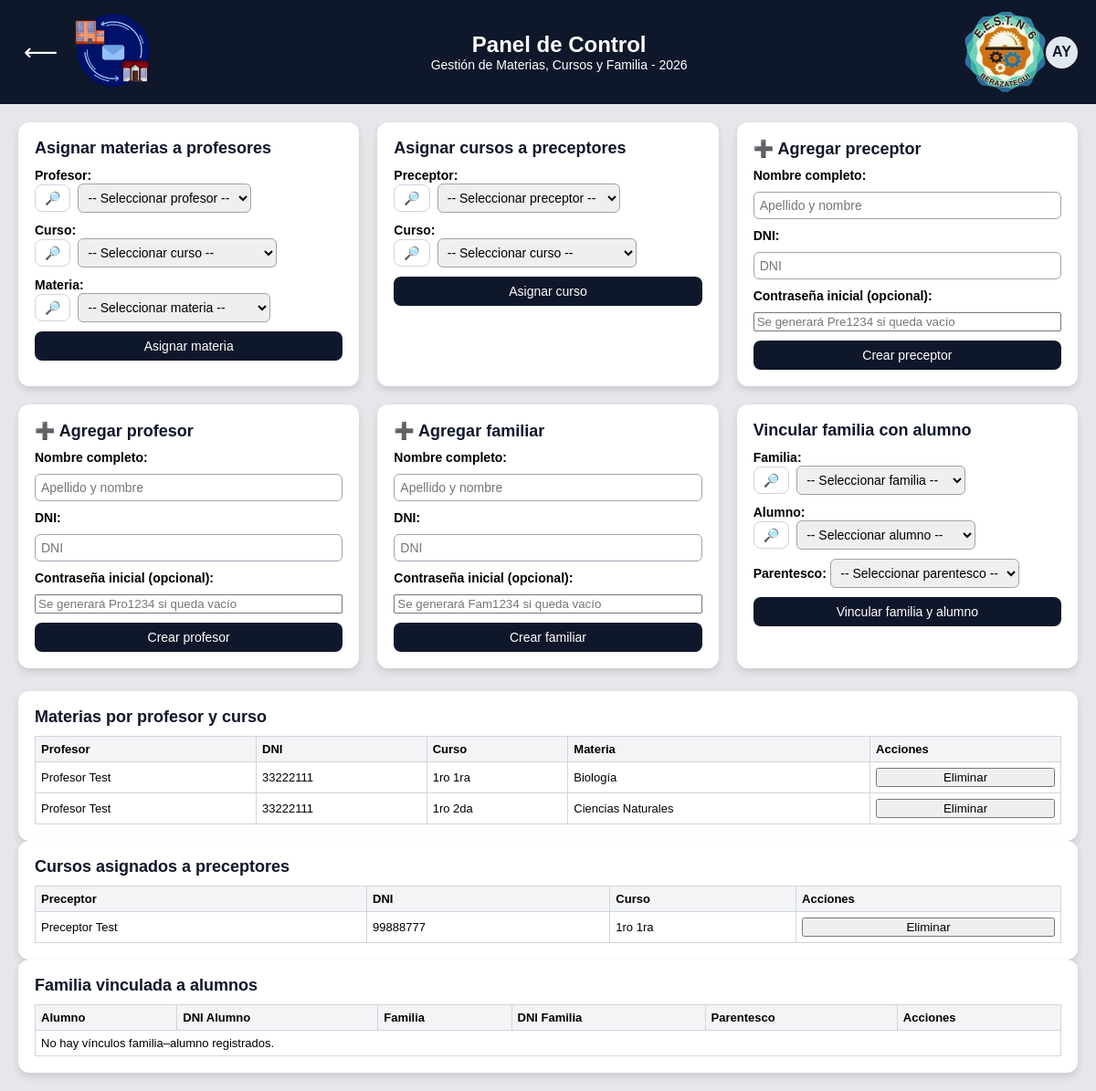
Page /S.G.I-Campus-VerFINAL-7mo7ma/panel_control.php (signed in) on the committed database.
### tables this page shows
CREATE TABLE `docente_materia_curso` (
  `id` int(10) UNSIGNED NOT NULL,
  `maestro_dni` int(10) UNSIGNED NOT NULL,
  `curso_materia_id` int(10) UNSIGNED NOT NULL
);

CREATE TABLE `usuarios` (
  `dni` int(10) UNSIGNED NOT NULL,
  `password` varchar(100) NOT NULL,
  `nombre` varchar(100) NOT NULL,
  `telefono` varchar(30) DEFAULT NULL,
  `rol` enum('root','admin','directivo','jefe_preceptores','jefe_area','jefe_taller','jefe_departamento','preceptor','profesor','familia') NOT NULL DEFAULT 'familia',
  `password_changed` tinyint(1) NOT NULL DEFAULT 1
);

CREATE TABLE `materias` (
  `id` int(10) UNSIGNED NOT NULL,
  `nombre` varchar(120) NOT NULL COMMENT 'ej: matematicas, fisica, etc'
);

CREATE TABLE `preceptor_curso` (
  `id` int(10) UNSIGNED NOT NULL,
  `preceptor_dni` int(10) UNSIGNED NOT NULL,
  `curso_id` int(11) NOT NULL,
  `year_escolar_id` int(11) NOT NULL
);

### S.G.I-Campus-VerFINAL-7mo7ma/auth.php (called while the page is built, shortened)
<?php
function currentRole(): string {
    return strtolower(trim($_SESSION['rol'] ?? ''));
}

### S.G.I-Campus-VerFINAL-7mo7ma/panel_control.php (the view, shortened to what this page needs)
<?php
require_once __DIR__ . '/auth.php';
$rol = currentRole();
$rolesAsignarProfes = CAP_ASIGNAR_DOCENTES;
$puedeAsignarProfes   = in_array($rol, $rolesAsignarProfes, true);
$puedeAsignarPreceptor = in_array($rol, ['directivo','admin','root','jefe_preceptores'], true);
$puedeVincularFamilia  = in_array($rol, CAP_GESTION_ALUMNOS, true);
$conn = new mysqli("localhost", "root", "", "campus");
$conn->set_charset("utf8mb4");
$yearActual = (int)date('Y');
$yearEscolarId = 0;
$stmt = $conn->prepare("SELECT id FROM year_escolar WHERE year = ? LIMIT 1");
$stmt->bind_param("i", $yearActual);
$stmt->execute();
$stmt->bind_result($yearEscolarId);
if (!$yearEscolarId) {
    $res = $conn->query("SELECT id FROM year_escolar ORDER BY year DESC LIMIT 1");
    $row = $res->fetch_assoc();
    $yearEscolarId = $row ? (int)$row['id'] : 1;
}
$listaDocentes = [];
$sql = "SELECT dmc.id,
               u.nombre AS profesor,
               u.dni    AS profesor_dni,
               ma.nombre AS materia,
               c.id AS curso_id,
               CONCAT(cy.year,' ', cd.division,
                      IF(mo.nombre IS NULL,'', CONCAT(' - ', mo.nombre))) AS curso
        FROM docente_materia_curso dmc
        JOIN usuarios u       ON u.dni = dmc.maestro_dni
        JOIN curso_materia cm ON cm.id = dmc.curso_materia_id
        JOIN materias ma      ON ma.id = cm.materia_id
        JOIN curso c          ON c.id = cm.curso_id
        JOIN curso_year cy    ON cy.id = c.curso_year_id
        JOIN curso_division cd ON cd.id = c.curso_division_id
        LEFT JOIN modalidad mo ON mo.id = c.modalidad_id
        WHERE cm.year_escolar_id = $yearEscolarId
        ORDER BY profesor, curso, materia";
$res = $conn->query($sql);
while ($fila = $res->fetch_assoc()) { $listaDocentes[] = $fila; }
$listaPreceptores = [];
$sql = "SELECT pc.id,
               u.nombre AS preceptor,
               u.dni    AS preceptor_dni,
               c.id AS curso_id,
               CONCAT(cy.year,' ', cd.division,
                      IF(mo.nombre IS NULL,'', CONCAT(' - ', mo.nombre))) AS curso
        FROM preceptor_curso pc
        JOIN usuarios u        ON u.dni = pc.preceptor_dni
        JOIN curso c           ON c.id = pc.curso_id
        JOIN curso_year cy     ON cy.id = c.curso_year_id
        JOIN curso_division cd ON cd.id = c.curso_division_id
        LEFT JOIN modalidad mo ON mo.id = c.modalidad_id
        WHERE pc.year_escolar_id = $yearEscolarId
        ORDER BY preceptor, curso";
$res = $conn->query($sql);
while ($fila = $res->fetch_assoc()) { $listaPreceptores[] = $fila; }
$listaFamilia = [];
?>
<!DOCTYPE html>
<html lang="es">
<head>
</head>
<body>
<header>
  <div class="navbar">
    <a href="SGI.php"><button type="button" class="back-btn" aria-label="Volver a inicio">⟵</button></a>
    <a href="SGI.php"><img src="imagenes/newlogo1.png" class="logo2" alt="SGI"></a>
    <div class="title-box">
      <h1>Panel de Control</h1>
      <h2>Gestión de Materias, Cursos y Familia - <?php echo htmlspecialchars($yearActual); ?></h2>
    </div>
    <img src="imagenes/logotecn6.png" class="logo" alt="">
    <div class="account" id="accountBtn">
      <div class="avatar" id="avatarInitials"></div>
    </div>
  </div>
</header>
<main>
  <div class="contenedor">
    <div class="cards">
      <?php if ($puedeAsignarProfes): ?>
      <div class="card">
        <h3>Asignar materias a profesores</h3>
        <form method="POST">
          <div>
            <label>Profesor:</label>
            <div class="search-wrap">
              <button type="button" class="search-btn" data-target="maestro_dni" aria-label="Buscar profesor">🔎</button>
              <select name="maestro_dni" id="maestro_dni" required>
                <option value="">-- Seleccionar profesor --</option>
              </select>
            </div>
          </div>
          <div>
            <label>Curso:</label>
            <div class="search-wrap">
              <button type="button" class="search-btn" data-target="curso_id" aria-label="Buscar curso">🔎</button>
              <select name="curso_id" id="curso_id" required>
                <option value="">-- Seleccionar curso --</option>
              </select>
            </div>
          </div>
          <div>
            <label>Materia:</label>
            <div class="search-wrap">
              <button type="button" class="search-btn" data-target="materia_id" aria-label="Buscar materia">🔎</button>
              <select name="materia_id" id="materia_id" required>
                <option value="">-- Seleccionar materia --</option>
              </select>
            </div>
          </div>
          <button type="submit" class="btn">Asignar materia</button>
        </form>
      </div>
      <?php endif; ?>
      <?php if ($puedeAsignarPreceptor): ?>
      <div class="card">
        <h3>Asignar cursos a preceptores</h3>
        <form method="POST">
          <div>
            <label>Preceptor:</label>
            <div class="search-wrap">
              <button type="button" class="search-btn" data-target="preceptor_dni" aria-label="Buscar preceptor">🔎</button>
              <select name="preceptor_dni" id="preceptor_dni" required>
                <option value="">-- Seleccionar preceptor --</option>
              </select>
            </div>
          </div>
          <div>
            <label>Curso:</label>
            <div class="search-wrap">
              <button type="button" class="search-btn" data-target="curso_id_2" aria-label="Buscar curso">🔎</button>
              <select name="curso_id" id="curso_id_2" required>
                <option value="">-- Seleccionar curso --</option>
              </select>
            </div>
          </div>
          <button type="submit" class="btn">Asignar curso</button>
        </form>
      </div>
      <?php endif; ?>
      <?php if (in_array($rol, ['root','admin','directivo','jefe_preceptores'], true)): ?>
      <div class="card">
        <h3>➕ Agregar preceptor</h3>
        <form method="POST" onsubmit="return agregarUsuarioPanel('preceptor', this);">
          <label>Nombre completo:</label>
          <input type="text" name="nombre" required placeholder="Apellido y nombre">
          <label>DNI:</label>
          <input type="text" name="dni" required inputmode="numeric" placeholder="DNI">
          <label>Contraseña inicial (opcional):</label>
          <input type="password" name="password" placeholder="Se generará Pre1234 si queda vacío">
          <button type="submit" class="btn">Crear preceptor</button>
        </form>
      </div>
      <?php endif; ?>
      <?php if (in_array($rol, ['root','admin','directivo'], true)): ?>
      <div class="card">
        <h3>➕ Agregar profesor</h3>
        <form onsubmit="return agregarUsuarioPanel('profesor', this);">
          <label>Nombre completo:</label>
          <input type="text" name="nombre" required placeholder="Apellido y nombre">
          <label>DNI:</label>
          <input type="text" name="dni" required inputmode="numeric" placeholder="DNI">
          <label>Contraseña inicial (opcional):</label>
          <input type="password" name="password" placeholder="Se generará Pro1234 si queda vacío">
          <button type="submit" class="btn">Crear profesor</button>
        </form>
      </div>
      <?php endif; ?>
      <?php if (in_array($rol, ['root','admin','directivo','preceptor'], true)): ?>
      <div class="card">
        <h3>➕ Agregar familiar</h3>
        <form onsubmit="return agregarUsuarioPanel('familia', this);">
          <label>Nombre completo:</label>
          <input type="text" name="nombre" required placeholder="Apellido y nombre">
          <label>DNI:</label>
          <input type="text" name="dni" required inputmode="numeric" placeholder="DNI">
          <label>Contraseña inicial (opcional):</label>
          <input type="password" name="password" placeholder="Se generará Fam1234 si queda vacío">
          <button type="submit" class="btn">Crear familiar</button>
        </form>
      </div>
      <?php endif; ?>
      <?php if ($puedeVincularFamilia): ?>
      <div class="card">
        <h3>Vincular familia con alumno</h3>
        <form method="POST">
          <div>
            <label>Familia:</label>
            <div class="search-wrap">
              <button type="button" class="search-btn" id="btnBuscarFamilia" aria-label="Buscar familia">🔎</button>
              <select name="familia_dni" id="familia_dni" required>
                <option value="">-- Seleccionar familia --</option>
              </select>
            </div>
          </div>
          <div>
            <label>Alumno:</label>
            <div class="search-wrap">
              <button type="button" class="search-btn" data-target="alumno_dni" aria-label="Buscar alumno">🔎</button>
              <select name="alumno_dni" id="alumno_dni" required>
                <option value="">-- Seleccionar alumno --</option>
              </select>
            </div>
          </div>
          <div>
            <label>Parentesco:</label>
            <select name="parentesco" required>
            <option value="">-- Seleccionar parentesco --</option>
            </select>
          </div>
          <button type="submit" class="btn">Vincular familia y alumno</button>
        </form>
      </div>
      <?php endif; ?>
    </div>
    <?php if ($puedeAsignarProfes): ?>
    <div class="card">
      <h3>Materias por profesor y curso</h3>
      <table>
        <thead>
          <tr>
            <th>Profesor</th>
            <th>DNI</th>
            <th>Curso</th>
            <th>Materia</th>
            <th>Acciones</th>
          </tr>
        </thead>
        <tbody>
        <?php if(!$listaDocentes): ?>
          <tr><td colspan="5">No hay asignaciones registradas.</td></tr>
        <?php else: ?>
          <?php foreach($listaDocentes as $row): ?>
            <tr>
              <td><?php echo htmlspecialchars($row['profesor']); ?></td>
              <td><?php echo $row['profesor_dni']; ?></td>
              <td><?php echo htmlspecialchars($row['curso']); ?></td>
              <td><?php echo htmlspecialchars($row['materia']); ?></td>
              <td class="acciones">
                <?php if (in_array($rol, ['root','admin','directivo'], true)): ?>
<form method="post" onsubmit="return confirm('¿Eliminar esta asignación?');"><button type="submit">Eliminar</button></form>
<?php else: ?>—<?php endif; ?>
              </td>
            </tr>
          <?php endforeach; ?>
        <?php endif; ?>
        </tbody>
      </table>
    </div>
    <?php endif; ?>
    <?php if ($puedeAsignarPreceptor): ?>
    <div class="card">
      <h3>Cursos asignados a preceptores</h3>
      <table>
        <thead>
          <tr>
            <th>Preceptor</th>
            <th>DNI</th>
            <th>Curso</th>
            <th>Acciones</th>
          </tr>
        </thead>
        <tbody>
        <?php if(!$listaPreceptores): ?>
          <tr><td colspan="4">No hay asignaciones registradas.</td></tr>
        <?php else: ?>
          <?php foreach($listaPreceptores as $row): ?>
            <tr>
              <td><?php echo htmlspecialchars($row['preceptor']); ?></td>
              <td><?php echo $row['preceptor_dni']; ?></td>
              <td><?php echo htmlspecialchars($row['curso']); ?></td>
              <td class="acciones">
                <?php if (in_array($rol, ['root','admin','directivo','jefe_preceptores'], true)): ?>
<form method="post" onsubmit="return confirm('¿Eliminar esta asignación?');"><button type="submit">Eliminar</button></form>
<?php else: ?>—<?php endif; ?>
              </td>
            </tr>
          <?php endforeach; ?>
        <?php endif; ?>
        </tbody>
      </table>
    </div>
    <?php endif; ?>
    <?php if ($puedeVincularFamilia): ?>
    <div class="card">
      <h3>Familia vinculada a alumnos</h3>
      <table>
        <thead>
          <tr>
            <th>Alumno</th>
            <th>DNI Alumno</th>
            <th>Familia</th>
            <th>DNI Familia</th>
            <th>Parentesco</th>
            <th>Acciones</th>
          </tr>
        </thead>
        <tbody>
        <?php if(!$listaFamilia): ?>
          <tr><td colspan="6">No hay vínculos familia–alumno registrados.</td></tr>
        <?php endif; ?>
        </tbody>
      </table>
    </div>
    <?php endif; ?>
  </div>
</main>
</body>
</html>

### rows in the picture
docente_materia_curso: maestro_dni.nombre "Profesor Test", maestro_dni.dni "33222111", curso "1ro 1ra", materias.nombre "Biología"
docente_materia_curso: maestro_dni.nombre "Profesor Test", maestro_dni.dni "33222111", curso "1ro 2da", materias.nombre "Ciencias Naturales"
preceptor_curso: usuarios.nombre "Preceptor Test", usuarios.dni "99888777", curso "1ro 1ra"
